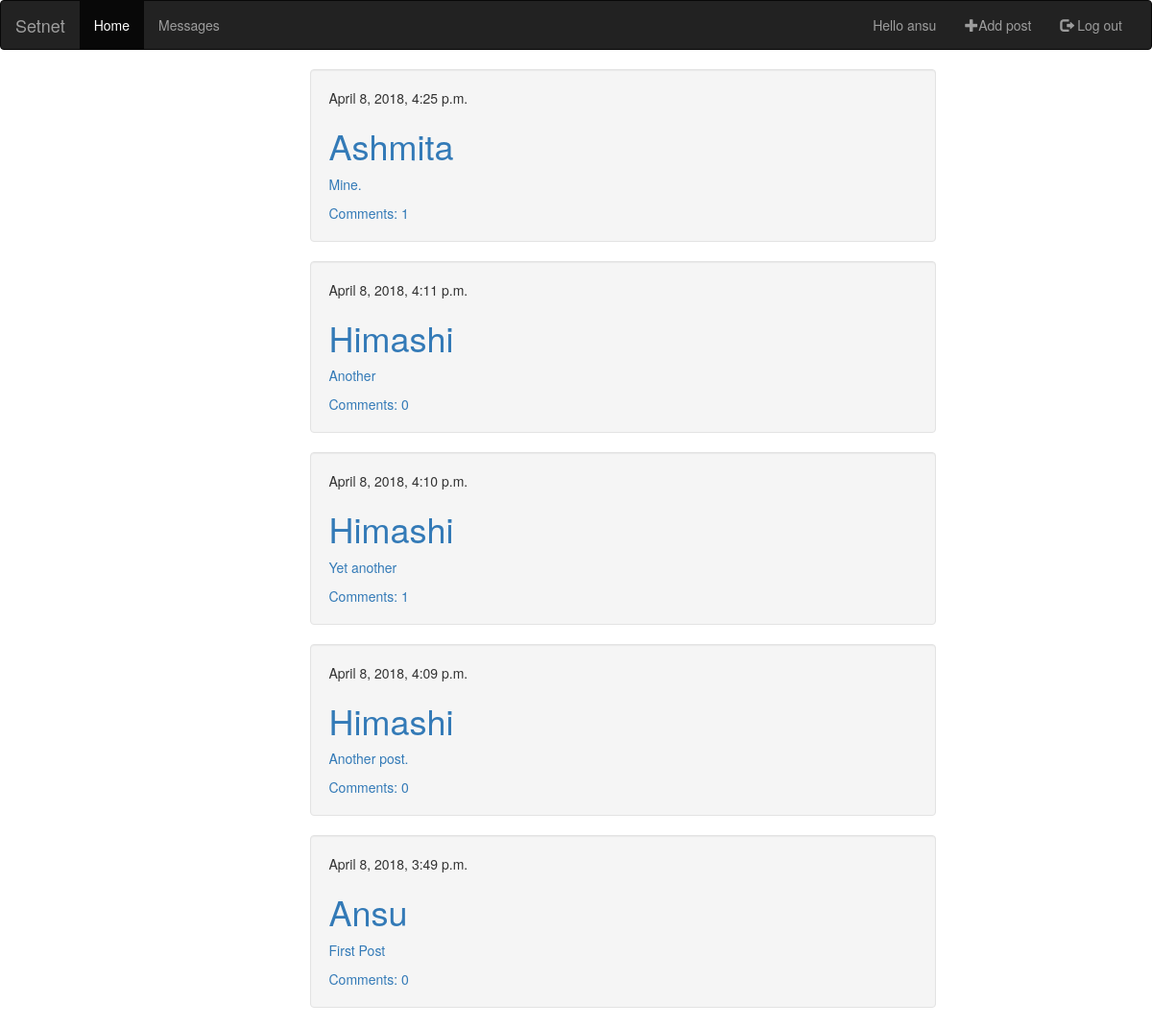
/ (signed in), run on the app's committed database.
### upost/models.py (models this page shows, shortened)
class Post(models.Model):
    user = models.ForeignKey('auth.User', on_delete=models.CASCADE)
    text = models.TextField()
    created = models.DateTimeField(auto_now_add=True)
    modified = models.DateTimeField(auto_now=True)

### upost/views.py (the view)
# urls.py: path('', views.post_list, name='post_list'),
def post_list(request):
    posts = Post.objects.order_by('-created')   #To fetch data in reverse order of created
    return render(request, 'upost/post_list.html', {'posts': posts})

### upost/templates/upost/post_list.html
{% extends 'upost/base.html' %}
{% block content %}
    {% for post in posts %}
    <div class="row">
        <div class="col-sm-12">
            <div class="well">
                <div class="post">
                    <div class="date">
                        {{ post.created }}
                    </div>
                    <h1><a href="{% url 'profile' pk=post.user.pk %}">{{ post.user.first_name }}</a></h1>
                    <p><a href="{% url 'post_detail' pk=post.pk %}">{{ post.text|linebreaksbr }}</a></p>
                    <a href="{% url 'post_detail' pk=post.pk %}">Comments: {{ post.comments.count }}</a>
                </div>
            </div>
        </div>
    </div>
    {% endfor %}
{% endblock %}

### upost/templates/upost/base.html (shortened to what this page needs)
{% load staticfiles %}
<html>
    <head>
		<link rel="stylesheet" href="https://maxcdn.bootstrapcdn.com/bootstrap/3.3.7/css/bootstrap.min.css">
    </head>
    <body>
    	<nav class="navbar navbar-inverse">
		  <div class="container-fluid">
		    <div class="navbar-header">
		      <a class="navbar-brand" href="/">Setnet</a>
		    </div>
		    <div class="collapse navbar-collapse" id="myNavbar">
		      <ul class="nav navbar-nav">
		        <li class="active"><a href="/">Home</a></li>
		        <li><a href="/">Messages</a></li>
		      </ul>
		      <ul class="nav navbar-nav navbar-right">
		      	{% if user.is_authenticated %}
		      	  <li><a href="{% url 'profile' %}">Hello {{ user.username }}</a></li>
		      	  <li><a href="{% url 'post_new' %}" class="top-menu"><span class="glyphicon glyphicon-plus"></span>Add post</a></li>
			      <li><a href="{% url 'logout' %}"><span class="glyphicon glyphicon-log-out"></span> Log out</a></li>
		      	{% else %}
		          <li><a href="{% url 'register' %}"><span class="glyphicon glyphicon-user"></span> Sign Up</a></li>
		          <li><a href="{% url 'login' %}"><span class="glyphicon glyphicon-log-in"></span> Log In</a></li>
		        {% endif %}
		      </ul>
		    </div>
		  </div>
		</nav>
		<div class="container">
		  <div class="row">
		    <div class="col-sm-offset-3 col-sm-7">
            {% block content %}
            {% endblock %}
		  </div>
		</div>
	  </div>
	</body>
</html>

### data on the page
Post: created "April 8, 2018, 4:25 p.m.", user.first_name "Ashmita", text "Mine.", comments.count "1"
Post: created "April 8, 2018, 4:11 p.m.", user.first_name "Himashi", text "Another", comments.count "0"
Post: created "April 8, 2018, 4:10 p.m.", user.first_name "Himashi", text "Yet another", comments.count "1"
Post: created "April 8, 2018, 4:09 p.m.", user.first_name "Himashi", text "Another post.", comments.count "0"
Post: created "April 8, 2018, 3:49 p.m.", user.first_name "Ansu", text "First Post", comments.count "0"

### other printed values
{{ user.username }} "ansu"
